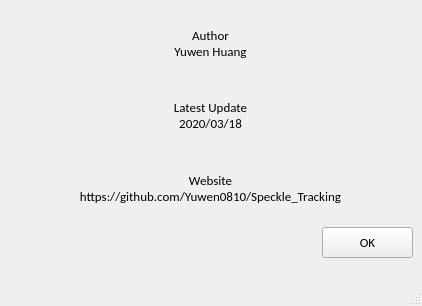
<?xml version="1.0" encoding="UTF-8"?>
<ui version="4.0">
 <class>InformationWindow</class>
 <widget class="QMainWindow" name="InformationWindow">
  <property name="geometry">
   <rect>
    <x>0</x>
    <y>0</y>
    <width>422</width>
    <height>306</height>
   </rect>
  </property>
  <property name="windowTitle">
   <string>Software Information</string>
  </property>
  <widget class="QWidget" name="centralwidget">
   <widget class="QWidget" name="verticalLayoutWidget">
    <property name="geometry">
     <rect>
      <x>10</x>
      <y>10</y>
      <width>401</width>
      <height>211</height>
     </rect>
    </property>
    <layout class="QVBoxLayout" name="verticalLayout">
     <item>
      <widget class="QLabel" name="label">
       <property name="font">
        <font>
         <family>Calibri</family>
         <pointsize>10</pointsize>
        </font>
       </property>
       <property name="text">
        <string>Author
Yuwen Huang</string>
       </property>
       <property name="alignment">
        <set>Qt::AlignCenter</set>
       </property>
      </widget>
     </item>
     <item>
      <widget class="QLabel" name="label_2">
       <property name="font">
        <font>
         <family>Calibri</family>
         <pointsize>10</pointsize>
        </font>
       </property>
       <property name="text">
        <string>Latest Update
2020/03/18</string>
       </property>
       <property name="alignment">
        <set>Qt::AlignCenter</set>
       </property>
      </widget>
     </item>
     <item>
      <widget class="QLabel" name="label_3">
       <property name="font">
        <font>
         <family>Calibri</family>
         <pointsize>10</pointsize>
        </font>
       </property>
       <property name="text">
        <string>Website
https://github.com/Yuwen0810/Speckle_Tracking</string>
       </property>
       <property name="alignment">
        <set>Qt::AlignCenter</set>
       </property>
      </widget>
     </item>
    </layout>
   </widget>
   <widget class="QPushButton" name="pushButton">
    <property name="geometry">
     <rect>
      <x>322</x>
      <y>227</y>
      <width>91</width>
      <height>31</height>
     </rect>
    </property>
    <property name="font">
     <font>
      <family>Calibri</family>
      <pointsize>10</pointsize>
     </font>
    </property>
    <property name="text">
     <string>OK</string>
    </property>
   </widget>
  </widget>
  <widget class="QMenuBar" name="menubar">
   <property name="geometry">
    <rect>
     <x>0</x>
     <y>0</y>
     <width>422</width>
     <height>25</height>
    </rect>
   </property>
  </widget>
  <widget class="QStatusBar" name="statusbar"/>
 </widget>
 <resources/>
 <connections/>
</ui>
